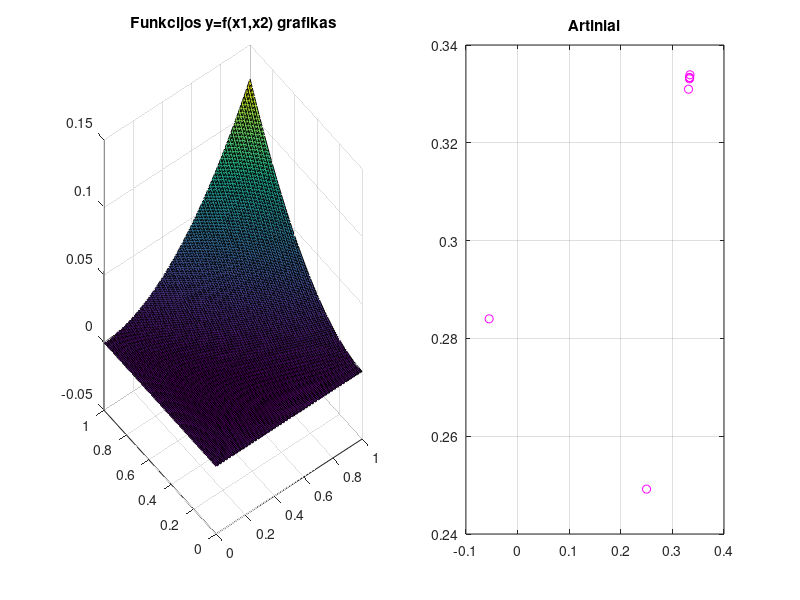

Write MATLAB code to recreate this figure.
function GradientDescent

f=@(x1, x2) (1/8)*((x1.^2).*x2 + x1.*(x2.^2) - x1.*x2);
% ieskome min(f(x1, x2))

gradf=@(X) [2*X(1)*X(2) + X(2).^2 - X(2), X(1)^2 + 2*X(1)*X(2) - X(1)];       

% pradiniai artinai
X_0 = [0,0]
X_1 = [1,1]
X_m = [4/10, 7/10]
X_n = [1/2,1/2];

% pasirenkamas pradinis artinys
X0 = X_m

%Funkcijos grafiko y=f(x1,x2) braizymas
subplot(1,2,1)
[x1,x2] = meshgrid(0:0.01:1, 0:0.01:1);
y = f(x1, x2)
surf(x1, x2, y);
title(['Funkcijos y=f(x1,x2) grafikas'])

% pasirenkamas parametras
gamma = 1.3;

epsilon=10^(-4); %tikslumas

k=1; %iteraciju skaitliukas
kmax=100; % maksimalus iteraciju skaitliukas

%Metodo realizavimas

disp(['x1       x2       f(x1,x2)  k (funkc. kviet. sk)']);
   
format long

norma = Inf;

while norma >= epsilon
  
      grad = gradf(X0);
      X0 = X0 - gamma.*grad; % naujas artinys 
      norma = norm(grad);
 
      fprintf('%f %f %f %d %d\n', X0, f( X0(1), X0(2) ), k, k);             
      
      subplot(1,2,2);
      title(['Artiniai'])
      plot(X0(1), X0(2), 'mo');
      hold on;
      
      if k==kmax
          format short
          disp(['Pasiektas maksimalus iteraciju skaicius k=', num2str(kmax)]);
          break
      end 
      k=k+1;

end
grid on;
hold off;    
end
